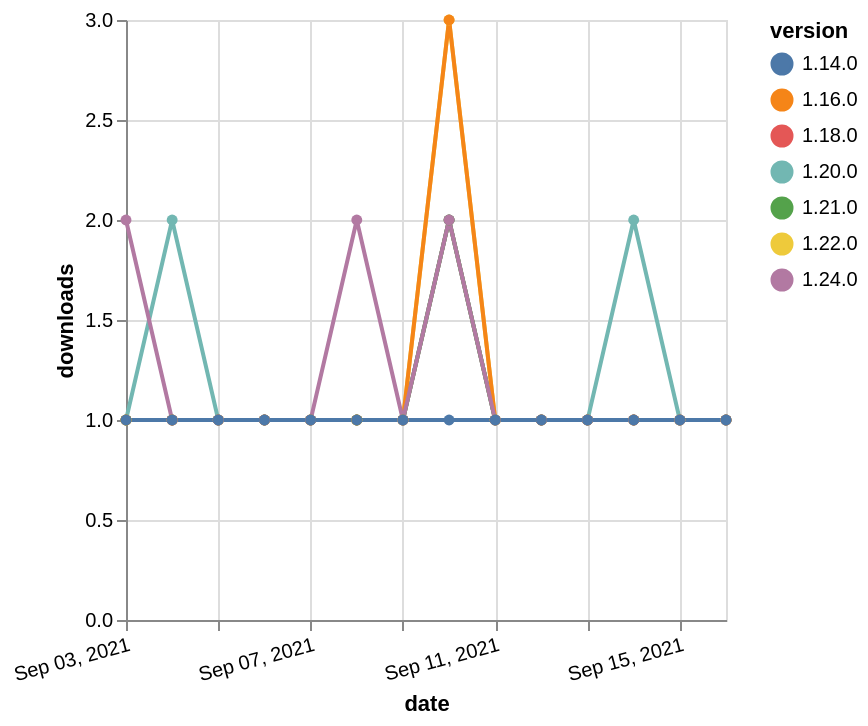

Here is the Vega-Lite specification saved for this chart:
### Vega-Lite specification from a JSON file in a GitHub repository (floating-point values rounded to 4 significant figures)
{"$schema": "https://vega.github.io/schema/vega-lite/v5.json", "description": "A simple bar chart with embedded data.", "data": {"values": [{"date": "2021-09-03", "total": 173, "delta": 1, "version": "1.18.0"}, {"date": "2021-09-04", "total": 174, "delta": 1, "version": "1.18.0"}, {"date": "2021-09-05", "total": 175, "delta": 1, "version": "1.18.0"}, {"date": "2021-09-06", "total": 176, "delta": 1, "version": "1.18.0"}, {"date": "2021-09-07", "total": 177, "delta": 1, "version": "1.18.0"}, {"date": "2021-09-08", "total": 178, "delta": 1, "version": "1.18.0"}, {"date": "2021-09-09", "total": 179, "delta": 1, "version": "1.18.0"}, {"date": "2021-09-10", "total": 181, "delta": 2, "version": "1.18.0"}, {"date": "2021-09-11", "total": 182, "delta": 1, "version": "1.18.0"}, {"date": "2021-09-12", "total": 183, "delta": 1, "version": "1.18.0"}, {"date": "2021-09-13", "total": 184, "delta": 1, "version": "1.18.0"}, {"date": "2021-09-14", "total": 185, "delta": 1, "version": "1.18.0"}, {"date": "2021-09-15", "total": 186, "delta": 1, "version": "1.18.0"}, {"date": "2021-09-16", "total": 187, "delta": 1, "version": "1.18.0"}, {"date": "2021-09-03", "total": 168, "delta": 1, "version": "1.22.0"}, {"date": "2021-09-04", "total": 169, "delta": 1, "version": "1.22.0"}, {"date": "2021-09-05", "total": 170, "delta": 1, "version": "1.22.0"}, {"date": "2021-09-06", "total": 171, "delta": 1, "version": "1.22.0"}, {"date": "2021-09-07", "total": 172, "delta": 1, "version": "1.22.0"}, {"date": "2021-09-08", "total": 173, "delta": 1, "version": "1.22.0"}, {"date": "2021-09-09", "total": 174, "delta": 1, "version": "1.22.0"}, {"date": "2021-09-10", "total": 177, "delta": 3, "version": "1.22.0"}, {"date": "2021-09-11", "total": 178, "delta": 1, "version": "1.22.0"}, {"date": "2021-09-12", "total": 179, "delta": 1, "version": "1.22.0"}, {"date": "2021-09-13", "total": 180, "delta": 1, "version": "1.22.0"}, {"date": "2021-09-14", "total": 181, "delta": 1, "version": "1.22.0"}, {"date": "2021-09-15", "total": 182, "delta": 1, "version": "1.22.0"}, {"date": "2021-09-16", "total": 183, "delta": 1, "version": "1.22.0"}, {"date": "2021-09-03", "total": 144, "delta": 1, "version": "1.20.0"}, {"date": "2021-09-04", "total": 146, "delta": 2, "version": "1.20.0"}, {"date": "2021-09-05", "total": 147, "delta": 1, "version": "1.20.0"}, {"date": "2021-09-06", "total": 148, "delta": 1, "version": "1.20.0"}, {"date": "2021-09-07", "total": 149, "delta": 1, "version": "1.20.0"}, {"date": "2021-09-08", "total": 150, "delta": 1, "version": "1.20.0"}, {"date": "2021-09-09", "total": 151, "delta": 1, "version": "1.20.0"}, {"date": "2021-09-10", "total": 153, "delta": 2, "version": "1.20.0"}, {"date": "2021-09-11", "total": 154, "delta": 1, "version": "1.20.0"}, {"date": "2021-09-12", "total": 155, "delta": 1, "version": "1.20.0"}, {"date": "2021-09-13", "total": 156, "delta": 1, "version": "1.20.0"}, {"date": "2021-09-14", "total": 158, "delta": 2, "version": "1.20.0"}, {"date": "2021-09-15", "total": 159, "delta": 1, "version": "1.20.0"}, {"date": "2021-09-16", "total": 160, "delta": 1, "version": "1.20.0"}, {"date": "2021-09-03", "total": 135, "delta": 1, "version": "1.21.0"}, {"date": "2021-09-04", "total": 136, "delta": 1, "version": "1.21.0"}, {"date": "2021-09-05", "total": 137, "delta": 1, "version": "1.21.0"}, {"date": "2021-09-06", "total": 138, "delta": 1, "version": "1.21.0"}, {"date": "2021-09-07", "total": 139, "delta": 1, "version": "1.21.0"}, {"date": "2021-09-08", "total": 140, "delta": 1, "version": "1.21.0"}, {"date": "2021-09-09", "total": 141, "delta": 1, "version": "1.21.0"}, {"date": "2021-09-10", "total": 143, "delta": 2, "version": "1.21.0"}, {"date": "2021-09-11", "total": 144, "delta": 1, "version": "1.21.0"}, {"date": "2021-09-12", "total": 145, "delta": 1, "version": "1.21.0"}, {"date": "2021-09-13", "total": 146, "delta": 1, "version": "1.21.0"}, {"date": "2021-09-14", "total": 147, "delta": 1, "version": "1.21.0"}, {"date": "2021-09-15", "total": 148, "delta": 1, "version": "1.21.0"}, {"date": "2021-09-16", "total": 149, "delta": 1, "version": "1.21.0"}, {"date": "2021-09-03", "total": 284, "delta": 1, "version": "1.16.0"}, {"date": "2021-09-04", "total": 285, "delta": 1, "version": "1.16.0"}, {"date": "2021-09-05", "total": 286, "delta": 1, "version": "1.16.0"}, {"date": "2021-09-06", "total": 287, "delta": 1, "version": "1.16.0"}, {"date": "2021-09-07", "total": 288, "delta": 1, "version": "1.16.0"}, {"date": "2021-09-08", "total": 289, "delta": 1, "version": "1.16.0"}, {"date": "2021-09-09", "total": 290, "delta": 1, "version": "1.16.0"}, {"date": "2021-09-10", "total": 293, "delta": 3, "version": "1.16.0"}, {"date": "2021-09-11", "total": 294, "delta": 1, "version": "1.16.0"}, {"date": "2021-09-12", "total": 295, "delta": 1, "version": "1.16.0"}, {"date": "2021-09-13", "total": 296, "delta": 1, "version": "1.16.0"}, {"date": "2021-09-14", "total": 297, "delta": 1, "version": "1.16.0"}, {"date": "2021-09-15", "total": 298, "delta": 1, "version": "1.16.0"}, {"date": "2021-09-16", "total": 299, "delta": 1, "version": "1.16.0"}, {"date": "2021-09-03", "total": 112, "delta": 2, "version": "1.24.0"}, {"date": "2021-09-04", "total": 113, "delta": 1, "version": "1.24.0"}, {"date": "2021-09-05", "total": 114, "delta": 1, "version": "1.24.0"}, {"date": "2021-09-06", "total": 115, "delta": 1, "version": "1.24.0"}, {"date": "2021-09-07", "total": 116, "delta": 1, "version": "1.24.0"}, {"date": "2021-09-08", "total": 118, "delta": 2, "version": "1.24.0"}, {"date": "2021-09-09", "total": 119, "delta": 1, "version": "1.24.0"}, {"date": "2021-09-10", "total": 121, "delta": 2, "version": "1.24.0"}, {"date": "2021-09-11", "total": 122, "delta": 1, "version": "1.24.0"}, {"date": "2021-09-12", "total": 123, "delta": 1, "version": "1.24.0"}, {"date": "2021-09-13", "total": 124, "delta": 1, "version": "1.24.0"}, {"date": "2021-09-14", "total": 125, "delta": 1, "version": "1.24.0"}, {"date": "2021-09-15", "total": 126, "delta": 1, "version": "1.24.0"}, {"date": "2021-09-16", "total": 127, "delta": 1, "version": "1.24.0"}, {"date": "2021-09-03", "total": 223, "delta": 1, "version": "1.14.0"}, {"date": "2021-09-04", "total": 224, "delta": 1, "version": "1.14.0"}, {"date": "2021-09-05", "total": 225, "delta": 1, "version": "1.14.0"}, {"date": "2021-09-06", "total": 226, "delta": 1, "version": "1.14.0"}, {"date": "2021-09-07", "total": 227, "delta": 1, "version": "1.14.0"}, {"date": "2021-09-08", "total": 228, "delta": 1, "version": "1.14.0"}, {"date": "2021-09-09", "total": 229, "delta": 1, "version": "1.14.0"}, {"date": "2021-09-10", "total": 230, "delta": 1, "version": "1.14.0"}, {"date": "2021-09-11", "total": 231, "delta": 1, "version": "1.14.0"}, {"date": "2021-09-12", "total": 232, "delta": 1, "version": "1.14.0"}, {"date": "2021-09-13", "total": 233, "delta": 1, "version": "1.14.0"}, {"date": "2021-09-14", "total": 234, "delta": 1, "version": "1.14.0"}, {"date": "2021-09-15", "total": 235, "delta": 1, "version": "1.14.0"}, {"date": "2021-09-16", "total": 236, "delta": 1, "version": "1.14.0"}]}, "width": "container", "mark": {"type": "line", "point": {"filled": true}}, "encoding": {"x": {"field": "date", "type": "temporal", "timeUnit": "yearmonthdate", "title": "date", "axis": {"labelAngle": -15}}, "y": {"field": "delta", "type": "quantitative", "title": "downloads"}, "color": {"field": "version", "type": "nominal"}, "tooltip": {"field": "delta"}}}
